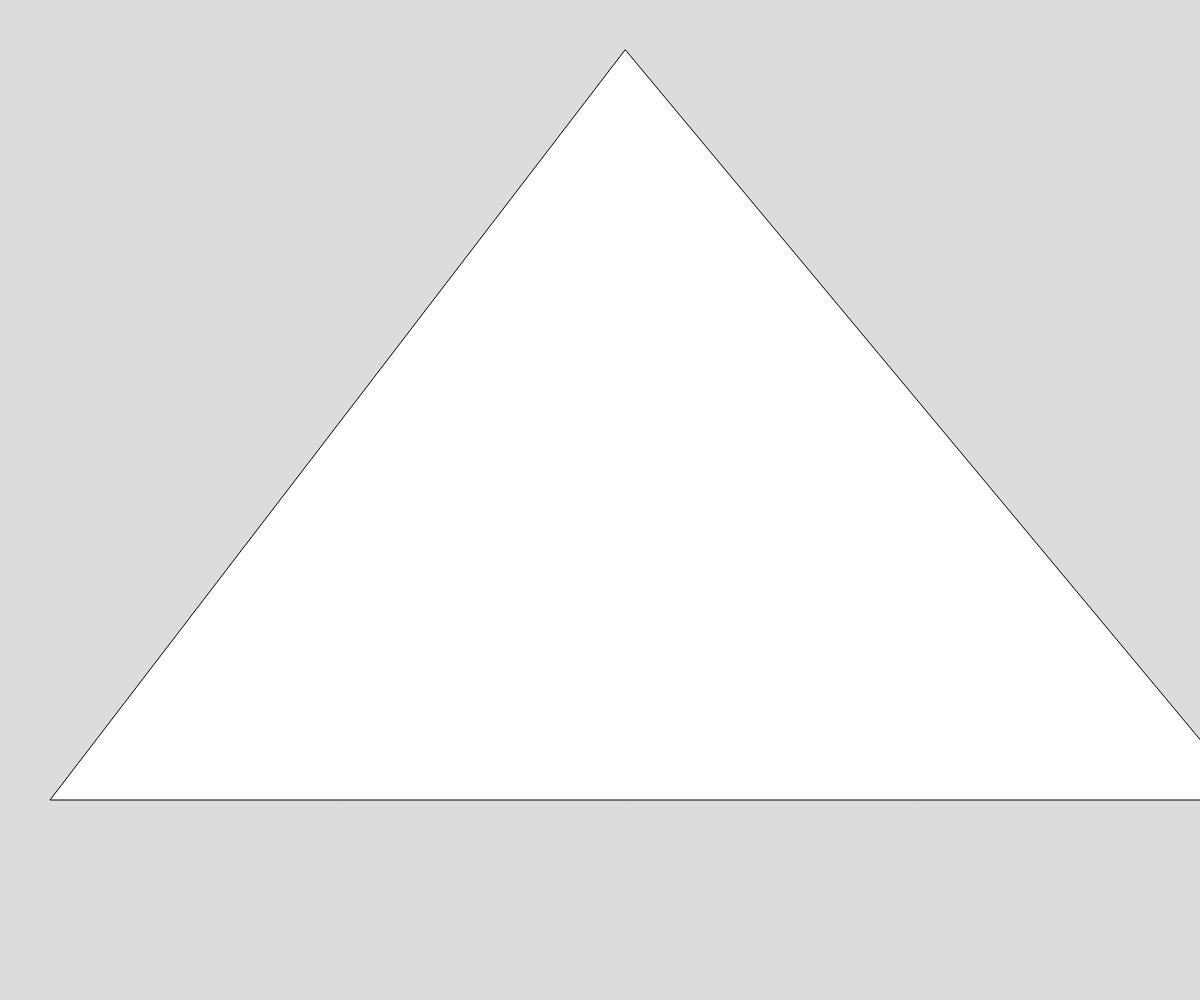
Frame 1 (no input)
Frame 60 (no input): identical to frame 1, image omitted
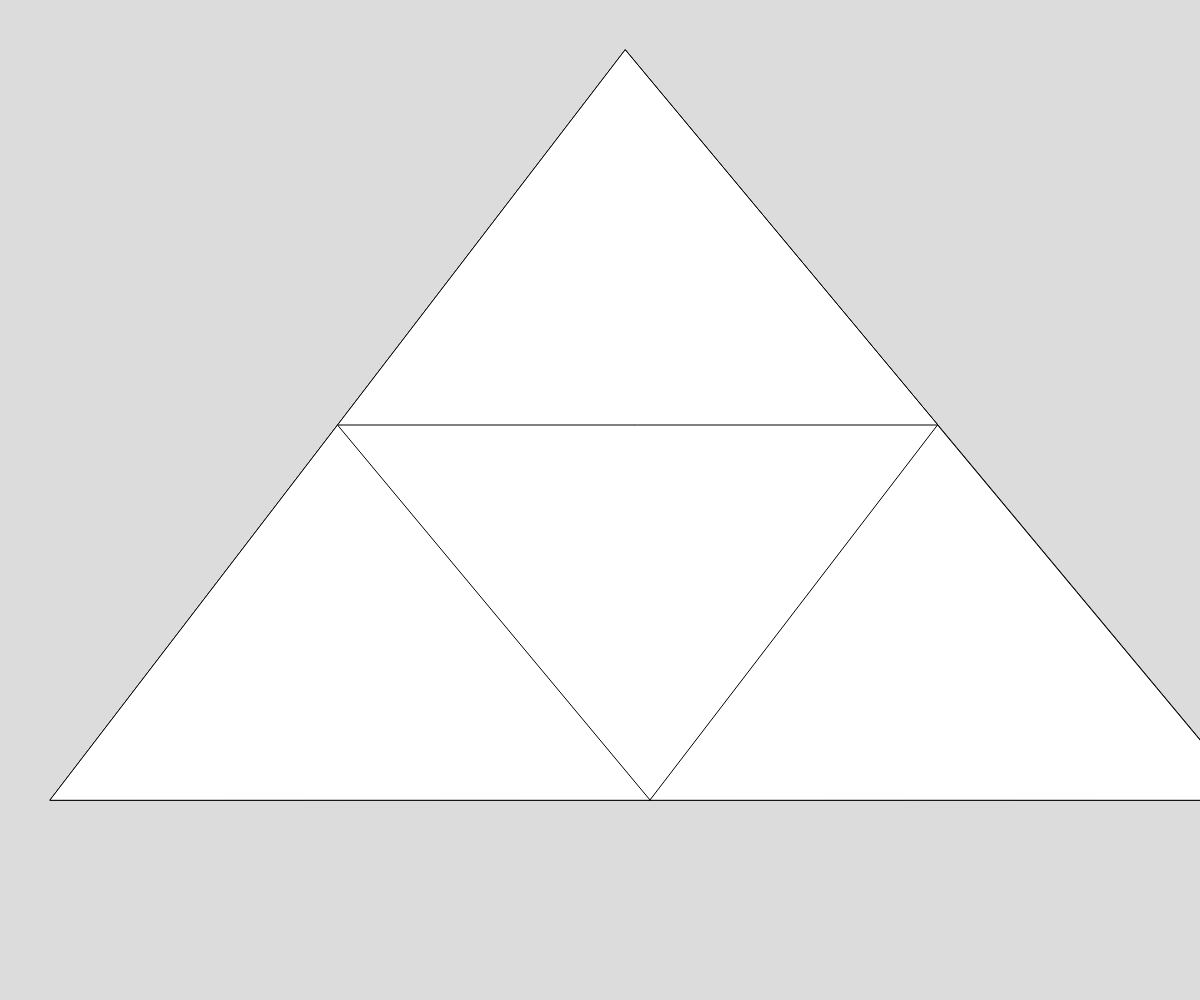
Frame 120 (the mouse pressed at the canvas centre since frame 60)

The p5.js sketch that drew these frames (run headless with seeded random() and noise() and a simulated clock; from frame 60 on, the mouse is pressed at the canvas centre):

// p5.js sketch
// ── sketch.js
// Project Title
// Your Name
// Date
//
// Extra for Experts:
// - describe what you did to take this project "above and beyond"

let initialTriangle = [
  {x: 625, y: 50},
  {x: 50, y: 800},
  {x: 1250, y:  800}
];

let theDepth = 0;

function setup() {
  createCanvas(windowWidth, windowHeight);
}

function draw() {
  background(220);
  sierpinski(initialTriangle, theDepth);
}

function mousePressed() {
  if (theDepth < 7){
    theDepth++;
  }
}

function midPoint(point1, point2){
  let midX = (point1.x + point2.x)/2;
  let midY = (point1.y + point2.y)/2;
  return{x: midX, y: midY};
}

function sierpinski(points, depth){
  triangle(points[0].x, points[0].y, 
    points[1].x, points[1].y, 
    points[2].x, points[2].y);
  if(depth > 0){
    //up
    sierpinski([points[0],midPoint(points[0], points[1]),midPoint(points[0], points[2])],depth -1);

    //left
    sierpinski([points[1],midPoint(points[0], points[1]),midPoint(points[1], points[2])],depth -1);
    //right
    sierpinski([points[2],midPoint(points[0], points[2]),midPoint(points[1], points[2])],depth -1);
  }
}
